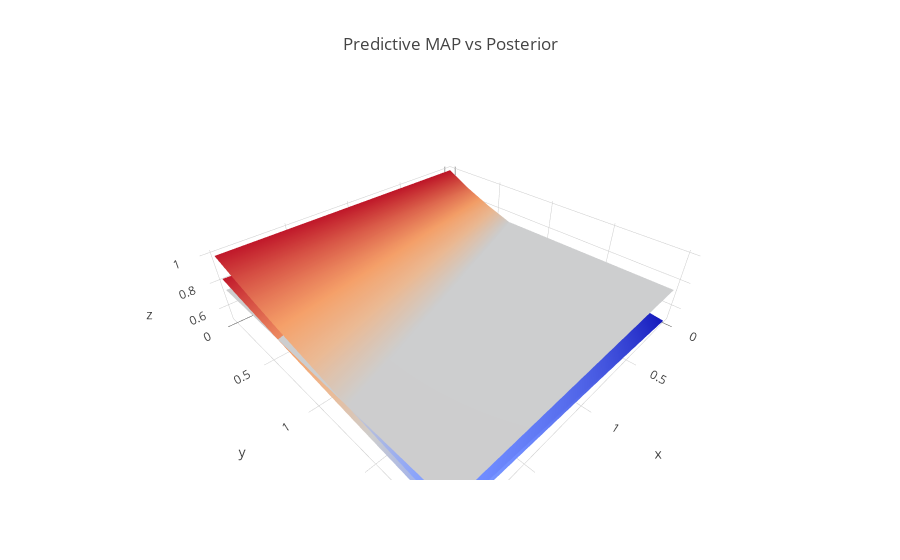

This figure's notebook cell:
### Markdown cell above
## Visualization

### Code cell
alpha = torch.linspace(1e-10, 2, 10) 
beta = torch.linspace(1e-10, 2, 10)
z = [ [ posterior(a, b, obs).mean.item() for a in alpha] for b in beta]
z2 = [ [ posterior(a, b, obs).mode().item() for a in alpha] for b in beta]
z3 = [ [ mle(obs) for a in alpha] for b in beta]

surfaces = [go.Surface(z = z, x=alpha.numpy(), y=beta.numpy(),
                       name="Posterior Predictive", showscale=False),
            go.Surface(z = z2, x=alpha.numpy(), y=beta.numpy(),
                       name="MAP Predictive", showscale=False),
            go.Surface(z = z3, x=alpha.numpy(), y=beta.numpy(), 
                       name="MLE Predictive", showscale=False)]

layout = go.Layout(
    title='Predictive MAP vs Posterior',
    xaxis=dict(
        title='alpha',
    ),
    yaxis=dict(
        title='beta',
    )
)
fig = go.Figure(data=surfaces, layout=layout)
iplot(fig)
